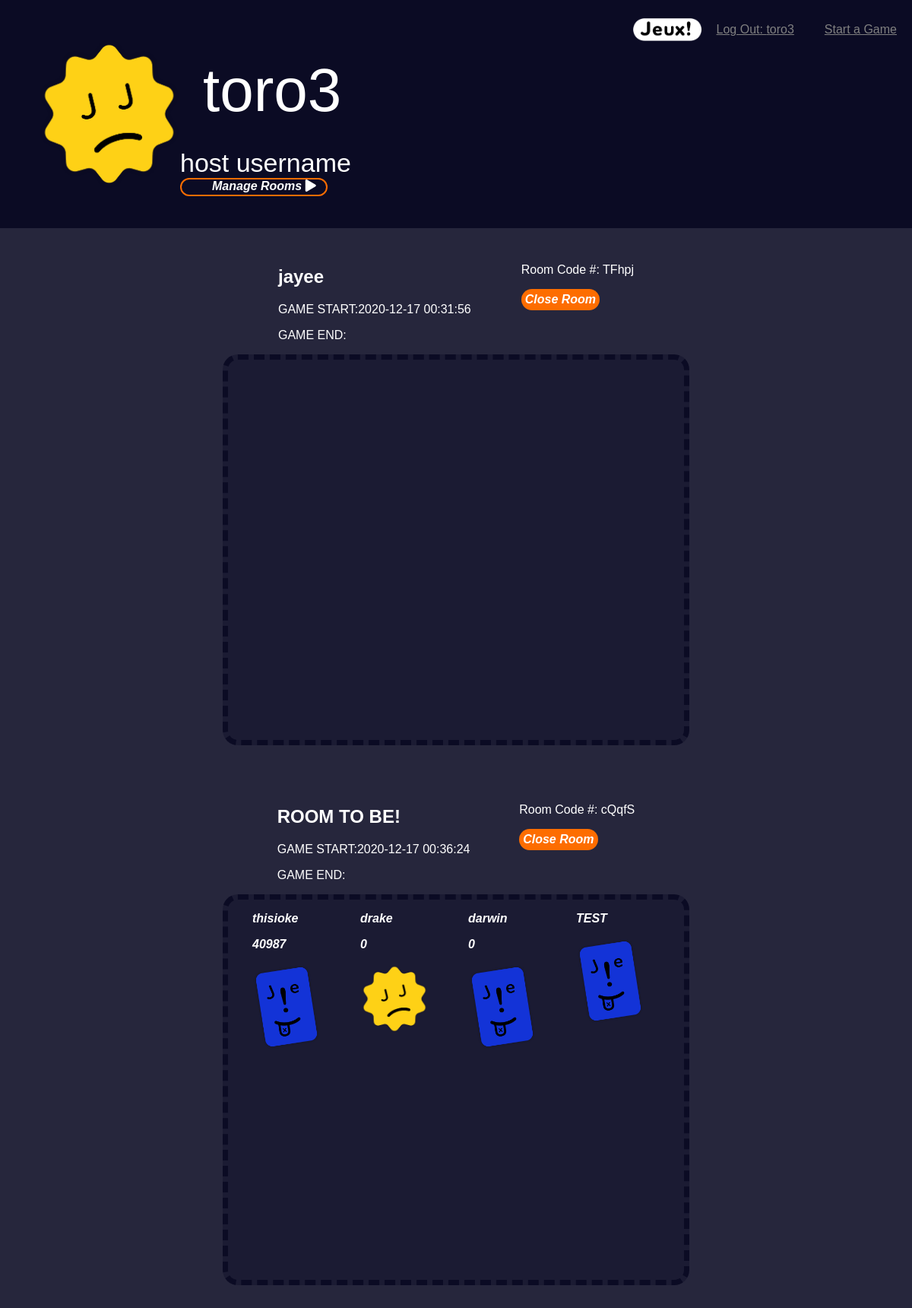
Screenshot of /roomManagment.php (signed in) with the database file from the repository.
### tables this page shows
CREATE TABLE `gameRoom` (
  `gameRoomId` int(11) NOT NULL,
  `hostId` int(11) DEFAULT NULL,
  `gameId` int(11) DEFAULT NULL,
  `roomName` varchar(255) DEFAULT NULL COMMENT 'User given name of the room',
  `roomCode` varchar(80) NOT NULL COMMENT 'Visible Room code for users to find a loom and login',
  `created_at` timestamp NOT NULL DEFAULT CURRENT_TIMESTAMP ON UPDATE CURRENT_TIMESTAMP
);

CREATE TABLE `gamePlayers` (
  `playerId` int(11) NOT NULL,
  `userName` varchar(255) DEFAULT NULL,
  `points` int(11) DEFAULT NULL COMMENT 'total points for that user',
  `gameRoomId` int(11) DEFAULT NULL,
  `avatar` int(11) NOT NULL COMMENT 'The avatar that the user selects'
);

### roomManagment.php (the view, shortened to what this page needs)
<?php
$hostInSession = $_SESSION["userNameHost"];
$hostId = $_SESSION["hostId"];
include('includes/dbconfig.php');
$stmt = $pdo->prepare("SELECT * FROM `gameRoom` WHERE `hostId` = '$hostId'");
$stmt->execute();
?>
<!DOCTYPE html>
<html>
    <head>
    <?php include('globalheader.php'); ?>
    </head>
    <body>
        <div class="navigation">
            <img id="logo" src="images/jeux-logo.png" alt="Jeux logo" >
            <a href="logout.php" class="navLink"> Log Out: <?php echo ($hostInSession); ?></a>
            <a href="allgames.php" class="navLink"> Start a Game</a>
        </div>
    <section id="settingsPage">
        <div id="hostProfile">
                <div class='gameDescription'>
                    <img src='images/2.png' style="width:187px; height:200px">
                    <div>
                        <h1> <?php echo($hostInSession);?></h1>
                        <p class="smaller"> host username <?php echo($host["email"]);?> </p>
                        <a id="startGameButton-small" href="#manageRoomsSection"> Manage Rooms <i class="fas fa-play"></i></a>
                    </div>
                </div>
        </div>
        <div id="manageRoomsSection">
            <?php
            while($result= $stmt->fetch(PDO::FETCH_NAMED)){
                ?>
                <div class="roomManageDiv">
                    <div class="roomInfo">
                        <div >
                            <h2> <?php echo($result["roomName"])?> </h1>
                            <p> GAME START:<?php echo($result["created_at"])?> </p>
                            <p> GAME END: </p>
                        </div>
                        <div>
                            <p> Room Code #: <?php echo($result["roomCode"])?> </p>
                            <a id="startGameButton-mid" href="#" data-gameRoomId="<?php echo($result["gameRoomId"])?>"> Close Room </a>
                        </div>
                    </div>
                    <div class="roomPlayers">
                        <?php
                            $gameRoomId = $result["gameRoomId"];
                            $stmt2 = $pdo->prepare("SELECT * FROM `gamePlayers` WHERE `gameRoomId` = '$gameRoomId'");
                            $stmt2->execute();
                            while($player= $stmt2->fetch(PDO::FETCH_NAMED)){
                                ?>
                                <div>
                                    <p> <?php echo($player["userName"])?> </p>
                                    <p> <?php echo($player["points"])?> </p>
                                    <img src=<?php echo("'images/".$player["avatar"].".png'")?> style="width:90px">
                                </div>
                            <?php
                            }
                        ?>
                    </div>
                </div>
            <?php
            }?>
        </div>
    </section>
    </body>
</html>

### globalheader.php (shortened to what this page needs)
<link href="css/main.css" rel="stylesheet" type="text/css">
<link href="css/all.min.css" rel="stylesheet" type="text/css">
<link rel="stylesheet" href="https://use.typekit.net/ibk8xny.css">

### css/main.css (style rules this page uses)
body { background-color: #0B0B24; height:100%; margin: 0px; font-family: houschka-rounded,sans-serif; font-weight: 700; font-style: italic; }
html { height:100%; }
.navigation { display:flex; justify-content: flex-end; width: 100%; position: absolute; top: 0px; padding: 10px 20px 0px 0px; color: grey; font-family: houschka-rounded, sans-serif; font-weight: 500; font-style: normal; font-size: 16px; align-items: center; }
.navigation > img { height: 30px; }
.navLink { color: grey; font-family: houschka-rounded, sans-serif; font-weight: 500; font-style: normal; margin: 20px; text-decoration: underline }
.gameDescription { margin-left: 50px; width: 100%; display: flex; justify-content: flex-start; align-items: center; }
.gameDescription > div > h1 { margin: 30px; color:white; font-family: houschka-rounded, sans-serif; font-weight: 500; font-style: normal; font-size: 80px; }
.gameDescription > div > p { color:white; font-family: houschka-rounded, sans-serif; font-weight: 300; font-style: normal; font-size: 34px; margin: 0px; }
#startGameButton-small { display: inline-block; width: 150px; padding-left: 40px; border: 2px solid #FD6D00; border-radius: 100px; font-weight: 700; font-style: italic; padding-bottom: 2px; font-size: 25; color: white; text-decoration: none; }
#startGameButton-mid { display: inline-block; padding: 5px; background-color:#FD6D00; border-radius: 100px; font-weight: 700; font-style: italic; font-size: 35; color: white; text-decoration: none; }
#settingsPage { display: flex; justify-content: space-around; align-items: center; flex-direction: column; }
#hostProfile { width: 100vw; height: 300px; display: flex; justify-content: flex-start; }
#manageRoomsSection { width: 100vw; background-color: #26263C; display: flex; justify-content: space-around; align-items: center; flex-direction: column; }
.roomManageDiv { width: 50%; display: flex; justify-content: space-around; align-items: center; flex-direction: column; margin-bottom: 30px; margin-top:30px; color: white; }
.roomInfo { width: 100%; display: flex; justify-content: space-evenly; font-weight: 500; font-style: normal; }
.roomPlayers { width: 100%; height: 500px; background-color: #0b0b2459; border: 7px dashed #0B0B24; border-radius: 20px; display: flex; justify-content: space-evenly; }
.roomPlayers > div { margin-right: 20px; }

### rows the page displays
gameroom: roomName "jayee", created_at "2020-12-17 00:31:56", roomCode "TFhpj"
gameroom: roomName "ROOM TO BE!", created_at "2020-12-17 00:36:24", roomCode "cQqfS"
gameplayers: userName "thisioke", points "40987"
gameplayers: userName "drake", points "0", shows a picture
gameplayers: userName "darwin", points "0"
gameplayers: userName "TEST"

### other values shown
$hostInSession "toro3"
